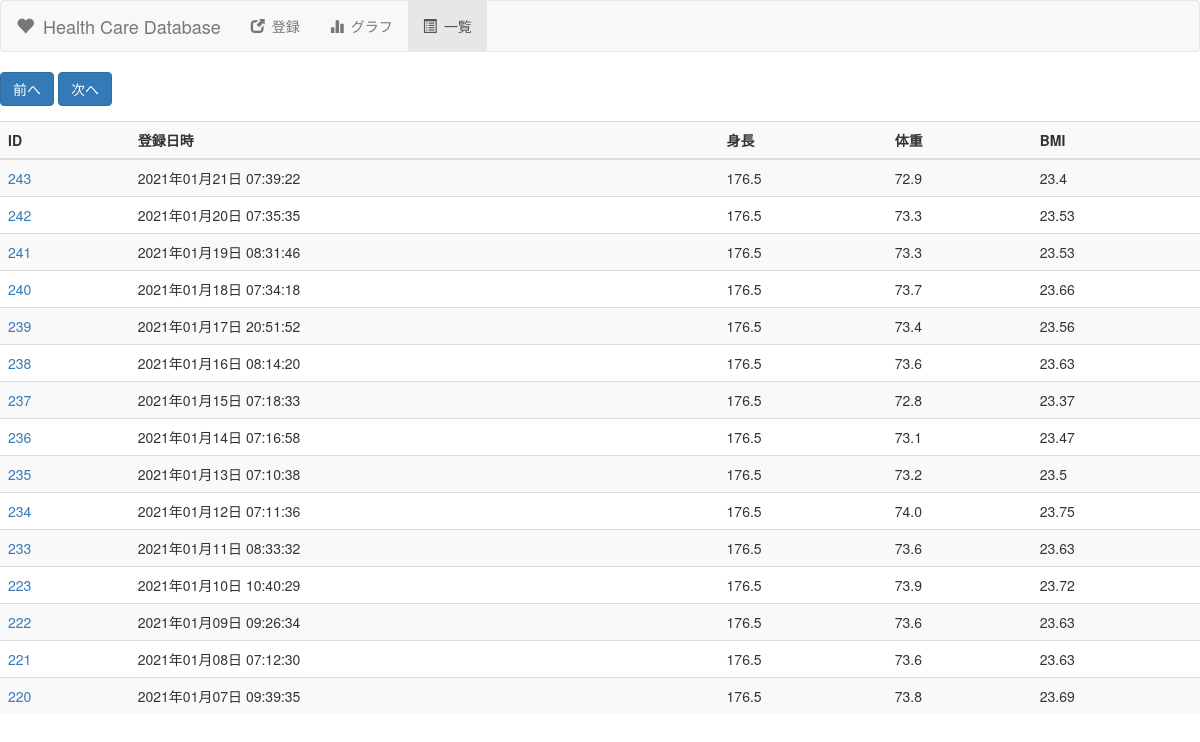
Before: / with the older database file.
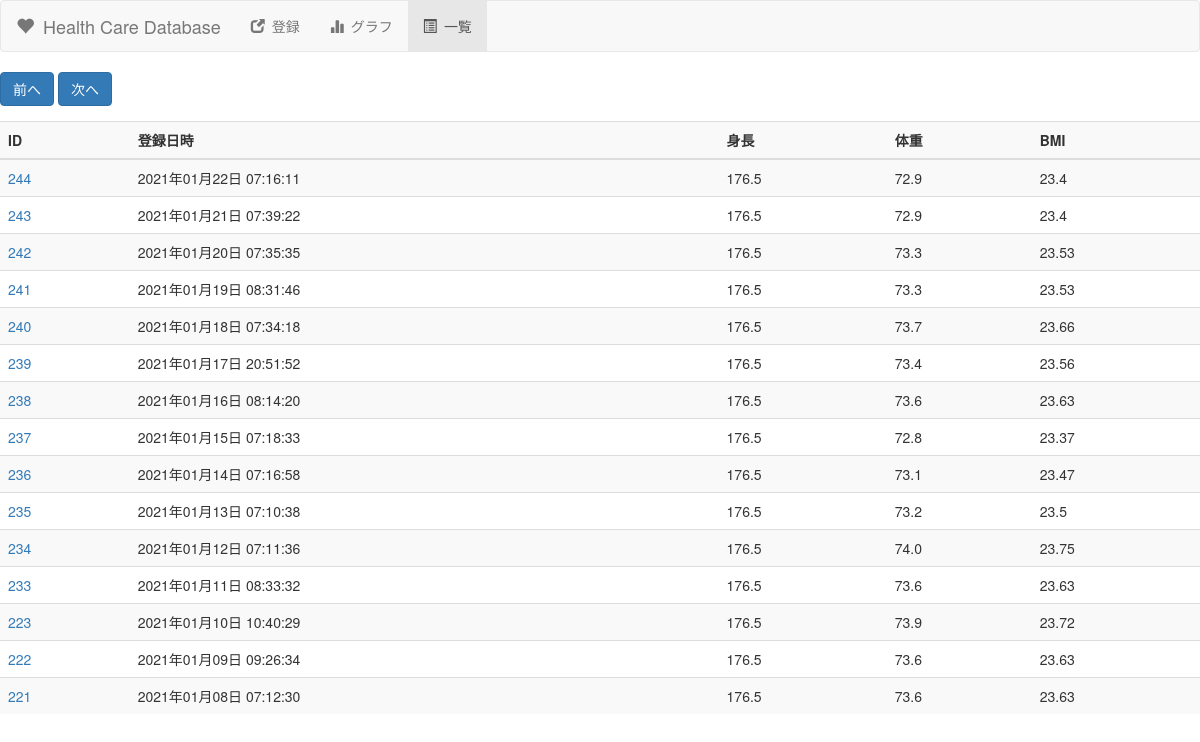
After: the same page with the newer database file.
### tables this page shows
CREATE TABLE health(
                          data_id INTEGER PRIMARY KEY AUTOINCREMENT
                        , regist_datetime TEXT
                        , height FLOAT
                        , weight FLOAT
                        , bmi FLOAT);

### web_health_manage.py (the view)
@app.route('/', methods=['GET'])
def get_index():
    return get_list()

### lib/com_db.py (called while the page is built)
    def select_range(self, limit, offset):
        conn = sqlite3.connect(self.db_file)
        curs = conn.cursor()
        select = '''SELECT
                          data_id
                        , strftime('%Y年%m月%d日 %H:%M:%S', regist_datetime)
                        , height
                        , weight
                        , bmi
                    FROM
                        health
                    ORDER BY
                        regist_datetime DESC
                    LIMIT ?
                    OFFSET ?'''
        curs.execute(select, (limit, offset))
        rows = curs.fetchall()
        curs.close()
        list = []
        for row in rows:
            health = Health(row[0], row[1], row[2], row[3], row[4])
            list.append(health)
        conn.close()
        return list

### web_health_manage.py (called while the page is built, shortened)
@app.route('/list', methods=['GET','POST'])
def get_list():
    page = 1
    LIMIT = 15
    offset = 0
    offset = page * LIMIT - LIMIT
    list = db_util.select_range(LIMIT, offset)
    return render_template('web_health_list.html', list=list, page=page)

### templates/web_health_list.html (shortened to what this page needs)
<!DOCTYPE html>
<html lang="ja">
	<head>
		<link href="https://maxcdn.bootstrapcdn.com/bootstrap/3.3.1/css/bootstrap.min.css" rel="stylesheet">
	</head>
    <body>
        <nav class="navbar navbar-default">
            <div class="container-fluid">
                <div class="navbar-header">
                    <a class="navbar-brand" href="/list"><span class="glyphicon glyphicon-heart" aria-hidden="true"></span>&ensp;Health Care Database</a>
                </div>
                <div class="collapse navbar-collapse" id="navbarHealth">
                    <ul class="nav navbar-nav">
                        <li><a href="/new"><span class="glyphicon glyphicon-new-window" aria-hidden="true"></span>&ensp;登録</a></li>
                        <li><a href="/graph"><span class="glyphicon glyphicon-stats" aria-hidden="true"></span>&ensp;グラフ</a></li>
                        <li class="active"><a href="#"><span class="glyphicon glyphicon-list-alt" aria-hidden="true"></span>&ensp;一覧</a></li>
                    </ul>
                </div>
            </div>
        </nav>
        <div class="table-responsive">
            <form method="post" action="/list" id="form1">
                <div class="form-group mb-2 form-inline">
                    <button type="submit" class="btn btn-primary mb-2" onclick="changeRange('before')">前へ</button>
                    <button type="submit" class="btn btn-primary mb-2" onclick="changeRange('next')">次へ</button>
                </div>
            </form>
            <table class="table table-striped">
                <thread>
                    <tr>
                        <th>ID</th>
                        <th>登録日時</th>
                        <th>身長</th>
                        <th>体重</th>
                        <th>BMI</th>
                    </tr>
                </thread>
                <tbody>
                    {% for health in list %}
                    <tr>
                        <td><a href="/detail/{{ health.data_id }}">{{ health.data_id }}</a></td>
                        <td>{{ health.regist_datetime }}</td>
                        <td>{{ health.height }}</td>
                        <td>{{ health.weight }}</td>
                        <td>{{ health.bmi }}</td>
                    </tr>
                    {% else %}
                        <td>no entry exist!</td>
                    {% endfor %}
                </tbody>
            </table>
        </div>
    </body>
</html>

Changed rows visible on the page:
no longer on this page (row unchanged): health: data_id "220", regist_datetime "2021年01月07日 09:39:35", height "176.5", weight "73.8", bmi "23.69"
added health: data_id "244", regist_datetime "2021年01月22日 07:16:11", height "176.5", weight "72.9", bmi "23.4"
